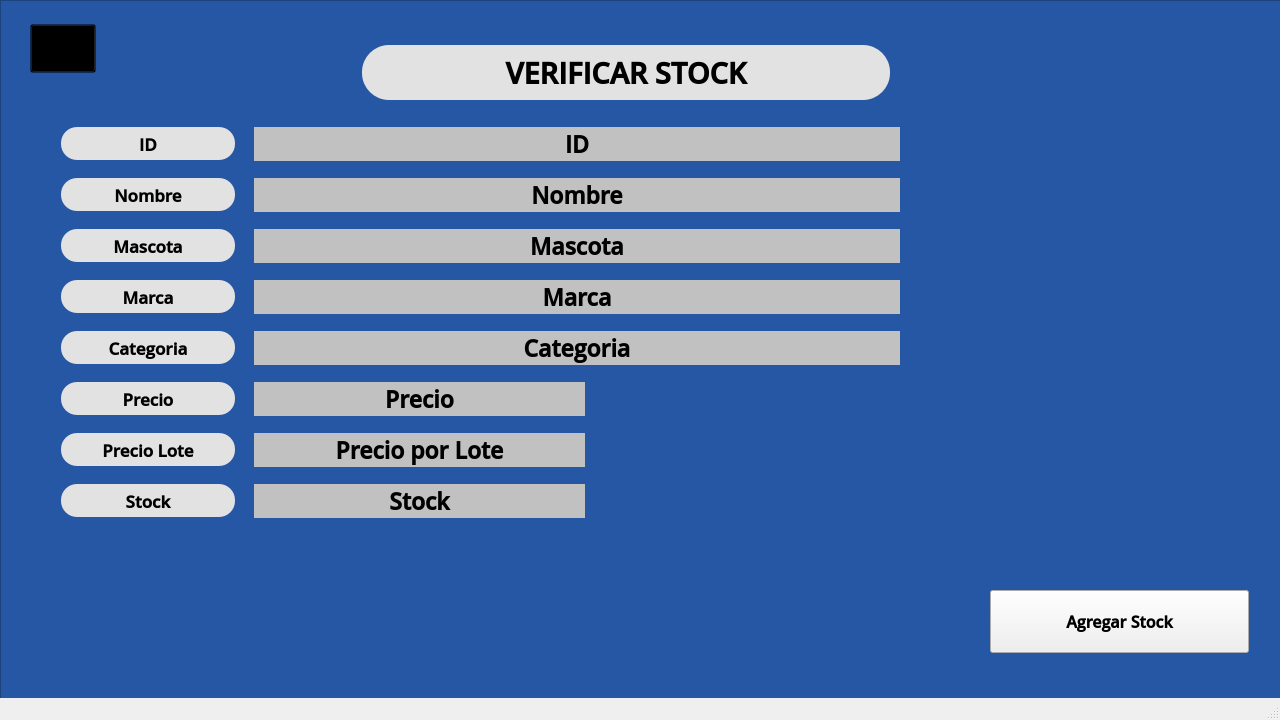
<?xml version="1.0" encoding="UTF-8"?>
<ui version="4.0">
 <class>MainWindow</class>
 <widget class="QMainWindow" name="MainWindow">
  <property name="geometry">
   <rect>
    <x>0</x>
    <y>0</y>
    <width>1280</width>
    <height>720</height>
   </rect>
  </property>
  <property name="minimumSize">
   <size>
    <width>1280</width>
    <height>720</height>
   </size>
  </property>
  <property name="maximumSize">
   <size>
    <width>1280</width>
    <height>720</height>
   </size>
  </property>
  <property name="windowTitle">
   <string>MainWindow</string>
  </property>
  <widget class="QWidget" name="centralwidget">
   <widget class="QFrame" name="frame">
    <property name="geometry">
     <rect>
      <x>0</x>
      <y>0</y>
      <width>1291</width>
      <height>701</height>
     </rect>
    </property>
    <property name="minimumSize">
     <size>
      <width>1291</width>
      <height>701</height>
     </size>
    </property>
    <property name="maximumSize">
     <size>
      <width>1291</width>
      <height>701</height>
     </size>
    </property>
    <property name="styleSheet">
     <string notr="true">background-color: rgb(38, 87, 165);</string>
    </property>
    <property name="frameShape">
     <enum>QFrame::StyledPanel</enum>
    </property>
    <property name="frameShadow">
     <enum>QFrame::Raised</enum>
    </property>
    <widget class="QLabel" name="labelTitulo">
     <property name="geometry">
      <rect>
       <x>362</x>
       <y>45</y>
       <width>528</width>
       <height>55</height>
      </rect>
     </property>
     <property name="font">
      <font>
       <family>Open Sans Semibold</family>
       <pointsize>22</pointsize>
       <weight>75</weight>
       <bold>true</bold>
      </font>
     </property>
     <property name="styleSheet">
      <string notr="true">background-color: rgb(226, 226, 226);
border-radius: 27px;</string>
     </property>
     <property name="text">
      <string>VERIFICAR STOCK</string>
     </property>
     <property name="alignment">
      <set>Qt::AlignCenter</set>
     </property>
    </widget>
    <widget class="QPushButton" name="btnAtras">
     <property name="geometry">
      <rect>
       <x>30</x>
       <y>24</y>
       <width>66</width>
       <height>49</height>
      </rect>
     </property>
     <property name="cursor">
      <cursorShape>PointingHandCursor</cursorShape>
     </property>
     <property name="focusPolicy">
      <enum>Qt::StrongFocus</enum>
     </property>
     <property name="styleSheet">
      <string notr="true">background-color: rgba(0,0,0,0);</string>
     </property>
     <property name="text">
      <string/>
     </property>
    </widget>
    <widget class="QLabel" name="labelAtras">
     <property name="geometry">
      <rect>
       <x>30</x>
       <y>24</y>
       <width>66</width>
       <height>49</height>
      </rect>
     </property>
     <property name="font">
      <font>
       <family>Open Sans Semibold</family>
       <pointsize>22</pointsize>
       <weight>75</weight>
       <bold>true</bold>
      </font>
     </property>
     <property name="styleSheet">
      <string notr="true"/>
     </property>
     <property name="text">
      <string/>
     </property>
     <property name="pixmap">
      <pixmap>../imagenes/Logo Atras.png</pixmap>
     </property>
     <property name="alignment">
      <set>Qt::AlignCenter</set>
     </property>
    </widget>
    <widget class="QLabel" name="labelid2">
     <property name="geometry">
      <rect>
       <x>61</x>
       <y>127</y>
       <width>174</width>
       <height>33</height>
      </rect>
     </property>
     <property name="font">
      <font>
       <family>Open Sans Semibold</family>
       <pointsize>13</pointsize>
       <weight>75</weight>
       <bold>true</bold>
      </font>
     </property>
     <property name="styleSheet">
      <string notr="true">background-color: rgb(226, 226, 226);
border-radius: 16px;</string>
     </property>
     <property name="text">
      <string>ID</string>
     </property>
     <property name="alignment">
      <set>Qt::AlignCenter</set>
     </property>
    </widget>
    <widget class="QLabel" name="labelFondo">
     <property name="geometry">
      <rect>
       <x>360</x>
       <y>130</y>
       <width>533</width>
       <height>503</height>
      </rect>
     </property>
     <property name="font">
      <font>
       <family>Open Sans Semibold</family>
       <pointsize>22</pointsize>
       <weight>75</weight>
       <bold>true</bold>
      </font>
     </property>
     <property name="styleSheet">
      <string notr="true"/>
     </property>
     <property name="text">
      <string/>
     </property>
     <property name="pixmap">
      <pixmap>../imagenes/Icono Fondo.png</pixmap>
     </property>
     <property name="alignment">
      <set>Qt::AlignCenter</set>
     </property>
    </widget>
    <widget class="QLabel" name="labelNombre2_2">
     <property name="geometry">
      <rect>
       <x>61</x>
       <y>178</y>
       <width>174</width>
       <height>33</height>
      </rect>
     </property>
     <property name="font">
      <font>
       <family>Open Sans Semibold</family>
       <pointsize>13</pointsize>
       <weight>75</weight>
       <bold>true</bold>
      </font>
     </property>
     <property name="styleSheet">
      <string notr="true">background-color: rgb(226, 226, 226);
border-radius: 16px;</string>
     </property>
     <property name="text">
      <string>Nombre</string>
     </property>
     <property name="alignment">
      <set>Qt::AlignCenter</set>
     </property>
    </widget>
    <widget class="QLabel" name="labelMascota2_2">
     <property name="geometry">
      <rect>
       <x>61</x>
       <y>229</y>
       <width>174</width>
       <height>33</height>
      </rect>
     </property>
     <property name="font">
      <font>
       <family>Open Sans Semibold</family>
       <pointsize>13</pointsize>
       <weight>75</weight>
       <bold>true</bold>
      </font>
     </property>
     <property name="styleSheet">
      <string notr="true">background-color: rgb(226, 226, 226);
border-radius: 16px;</string>
     </property>
     <property name="text">
      <string>Mascota</string>
     </property>
     <property name="alignment">
      <set>Qt::AlignCenter</set>
     </property>
    </widget>
    <widget class="QLabel" name="labelMarca2_2">
     <property name="geometry">
      <rect>
       <x>61</x>
       <y>280</y>
       <width>174</width>
       <height>33</height>
      </rect>
     </property>
     <property name="font">
      <font>
       <family>Open Sans Semibold</family>
       <pointsize>13</pointsize>
       <weight>75</weight>
       <bold>true</bold>
      </font>
     </property>
     <property name="styleSheet">
      <string notr="true">background-color: rgb(226, 226, 226);
border-radius: 16px;</string>
     </property>
     <property name="text">
      <string>Marca</string>
     </property>
     <property name="alignment">
      <set>Qt::AlignCenter</set>
     </property>
    </widget>
    <widget class="QLabel" name="labelCategoria2">
     <property name="geometry">
      <rect>
       <x>61</x>
       <y>331</y>
       <width>174</width>
       <height>33</height>
      </rect>
     </property>
     <property name="font">
      <font>
       <family>Open Sans Semibold</family>
       <pointsize>13</pointsize>
       <weight>75</weight>
       <bold>true</bold>
      </font>
     </property>
     <property name="styleSheet">
      <string notr="true">background-color: rgb(226, 226, 226);
border-radius: 16px;</string>
     </property>
     <property name="text">
      <string>Categoria</string>
     </property>
     <property name="alignment">
      <set>Qt::AlignCenter</set>
     </property>
    </widget>
    <widget class="QLabel" name="labelPrecio2">
     <property name="geometry">
      <rect>
       <x>61</x>
       <y>382</y>
       <width>174</width>
       <height>33</height>
      </rect>
     </property>
     <property name="font">
      <font>
       <family>Open Sans Semibold</family>
       <pointsize>13</pointsize>
       <weight>75</weight>
       <bold>true</bold>
      </font>
     </property>
     <property name="styleSheet">
      <string notr="true">background-color: rgb(226, 226, 226);
border-radius: 16px;</string>
     </property>
     <property name="text">
      <string>Precio</string>
     </property>
     <property name="alignment">
      <set>Qt::AlignCenter</set>
     </property>
    </widget>
    <widget class="QLabel" name="labelPrecioLote2">
     <property name="geometry">
      <rect>
       <x>61</x>
       <y>433</y>
       <width>174</width>
       <height>33</height>
      </rect>
     </property>
     <property name="font">
      <font>
       <family>Open Sans Semibold</family>
       <pointsize>13</pointsize>
       <weight>75</weight>
       <bold>true</bold>
      </font>
     </property>
     <property name="styleSheet">
      <string notr="true">background-color: rgb(226, 226, 226);
border-radius: 16px;</string>
     </property>
     <property name="text">
      <string>Precio Lote</string>
     </property>
     <property name="alignment">
      <set>Qt::AlignCenter</set>
     </property>
    </widget>
    <widget class="QLabel" name="labelStock">
     <property name="geometry">
      <rect>
       <x>61</x>
       <y>484</y>
       <width>174</width>
       <height>33</height>
      </rect>
     </property>
     <property name="font">
      <font>
       <family>Open Sans Semibold</family>
       <pointsize>13</pointsize>
       <weight>75</weight>
       <bold>true</bold>
      </font>
     </property>
     <property name="styleSheet">
      <string notr="true">background-color: rgb(226, 226, 226);
border-radius: 16px;</string>
     </property>
     <property name="text">
      <string>Stock</string>
     </property>
     <property name="alignment">
      <set>Qt::AlignCenter</set>
     </property>
    </widget>
    <widget class="QLabel" name="labelMarca">
     <property name="geometry">
      <rect>
       <x>254</x>
       <y>280</y>
       <width>646</width>
       <height>34</height>
      </rect>
     </property>
     <property name="font">
      <font>
       <family>Open Sans Semibold</family>
       <pointsize>17</pointsize>
       <weight>75</weight>
       <bold>true</bold>
      </font>
     </property>
     <property name="styleSheet">
      <string notr="true">background-color: rgb(193, 193, 193);</string>
     </property>
     <property name="text">
      <string>Marca</string>
     </property>
     <property name="alignment">
      <set>Qt::AlignCenter</set>
     </property>
    </widget>
    <widget class="QLabel" name="labelid">
     <property name="geometry">
      <rect>
       <x>254</x>
       <y>127</y>
       <width>646</width>
       <height>34</height>
      </rect>
     </property>
     <property name="font">
      <font>
       <family>Open Sans Semibold</family>
       <pointsize>17</pointsize>
       <weight>75</weight>
       <bold>true</bold>
      </font>
     </property>
     <property name="styleSheet">
      <string notr="true">background-color: rgb(193, 193, 193);</string>
     </property>
     <property name="text">
      <string>ID</string>
     </property>
     <property name="alignment">
      <set>Qt::AlignCenter</set>
     </property>
    </widget>
    <widget class="QLabel" name="labelCategoria">
     <property name="geometry">
      <rect>
       <x>254</x>
       <y>331</y>
       <width>646</width>
       <height>34</height>
      </rect>
     </property>
     <property name="font">
      <font>
       <family>Open Sans Semibold</family>
       <pointsize>17</pointsize>
       <weight>75</weight>
       <bold>true</bold>
      </font>
     </property>
     <property name="styleSheet">
      <string notr="true">background-color: rgb(193, 193, 193);</string>
     </property>
     <property name="text">
      <string>Categoria</string>
     </property>
     <property name="alignment">
      <set>Qt::AlignCenter</set>
     </property>
    </widget>
    <widget class="QLabel" name="labelPrecio">
     <property name="geometry">
      <rect>
       <x>254</x>
       <y>382</y>
       <width>331</width>
       <height>34</height>
      </rect>
     </property>
     <property name="font">
      <font>
       <family>Open Sans Semibold</family>
       <pointsize>17</pointsize>
       <weight>75</weight>
       <bold>true</bold>
      </font>
     </property>
     <property name="styleSheet">
      <string notr="true">background-color: rgb(193, 193, 193);</string>
     </property>
     <property name="text">
      <string>Precio</string>
     </property>
     <property name="alignment">
      <set>Qt::AlignCenter</set>
     </property>
    </widget>
    <widget class="QLabel" name="labelStockEditable">
     <property name="geometry">
      <rect>
       <x>254</x>
       <y>484</y>
       <width>331</width>
       <height>34</height>
      </rect>
     </property>
     <property name="font">
      <font>
       <family>Open Sans Semibold</family>
       <pointsize>17</pointsize>
       <weight>75</weight>
       <bold>true</bold>
      </font>
     </property>
     <property name="cursor">
      <cursorShape>WhatsThisCursor</cursorShape>
     </property>
     <property name="styleSheet">
      <string notr="true">background-color: rgb(193, 193, 193);</string>
     </property>
     <property name="text">
      <string>Stock</string>
     </property>
     <property name="alignment">
      <set>Qt::AlignCenter</set>
     </property>
    </widget>
    <zorder>labelFondo</zorder>
    <zorder>labelAtras</zorder>
    <zorder>labelTitulo</zorder>
    <zorder>btnAtras</zorder>
    <zorder>labelid2</zorder>
    <zorder>labelNombre2_2</zorder>
    <zorder>labelMascota2_2</zorder>
    <zorder>labelMarca2_2</zorder>
    <zorder>labelCategoria2</zorder>
    <zorder>labelPrecio2</zorder>
    <zorder>labelPrecioLote2</zorder>
    <zorder>labelStock</zorder>
    <zorder>labelMarca</zorder>
    <zorder>labelid</zorder>
    <zorder>labelCategoria</zorder>
    <zorder>labelPrecio</zorder>
    <zorder>labelStockEditable</zorder>
   </widget>
   <widget class="QLabel" name="labelNombre">
    <property name="geometry">
     <rect>
      <x>254</x>
      <y>178</y>
      <width>646</width>
      <height>34</height>
     </rect>
    </property>
    <property name="font">
     <font>
      <family>Open Sans Semibold</family>
      <pointsize>17</pointsize>
      <weight>75</weight>
      <bold>true</bold>
     </font>
    </property>
    <property name="styleSheet">
     <string notr="true">background-color: rgb(193, 193, 193);</string>
    </property>
    <property name="text">
     <string>Nombre</string>
    </property>
    <property name="alignment">
     <set>Qt::AlignCenter</set>
    </property>
   </widget>
   <widget class="QLabel" name="labelMascota">
    <property name="geometry">
     <rect>
      <x>254</x>
      <y>229</y>
      <width>646</width>
      <height>34</height>
     </rect>
    </property>
    <property name="font">
     <font>
      <family>Open Sans Semibold</family>
      <pointsize>17</pointsize>
      <weight>75</weight>
      <bold>true</bold>
     </font>
    </property>
    <property name="styleSheet">
     <string notr="true">background-color: rgb(193, 193, 193);</string>
    </property>
    <property name="text">
     <string>Mascota</string>
    </property>
    <property name="alignment">
     <set>Qt::AlignCenter</set>
    </property>
   </widget>
   <widget class="QLabel" name="labelPrecioLote">
    <property name="geometry">
     <rect>
      <x>254</x>
      <y>433</y>
      <width>331</width>
      <height>34</height>
     </rect>
    </property>
    <property name="font">
     <font>
      <family>Open Sans Semibold</family>
      <pointsize>17</pointsize>
      <weight>75</weight>
      <bold>true</bold>
     </font>
    </property>
    <property name="styleSheet">
     <string notr="true">background-color: rgb(193, 193, 193);</string>
    </property>
    <property name="text">
     <string>Precio por Lote</string>
    </property>
    <property name="alignment">
     <set>Qt::AlignCenter</set>
    </property>
   </widget>
   <widget class="QPushButton" name="botonAgregar">
    <property name="geometry">
     <rect>
      <x>990</x>
      <y>590</y>
      <width>259</width>
      <height>63</height>
     </rect>
    </property>
    <property name="font">
     <font>
      <family>Open Sans Semibold</family>
      <pointsize>12</pointsize>
      <weight>75</weight>
      <italic>false</italic>
      <bold>true</bold>
     </font>
    </property>
    <property name="cursor">
     <cursorShape>PointingHandCursor</cursorShape>
    </property>
    <property name="styleSheet">
     <string notr="true">border-color: rgb(0, 74, 173);</string>
    </property>
    <property name="text">
     <string>Agregar Stock</string>
    </property>
   </widget>
  </widget>
  <widget class="QMenuBar" name="menubar">
   <property name="geometry">
    <rect>
     <x>0</x>
     <y>0</y>
     <width>1280</width>
     <height>21</height>
    </rect>
   </property>
  </widget>
  <widget class="QStatusBar" name="statusbar"/>
 </widget>
 <resources/>
 <connections/>
</ui>
